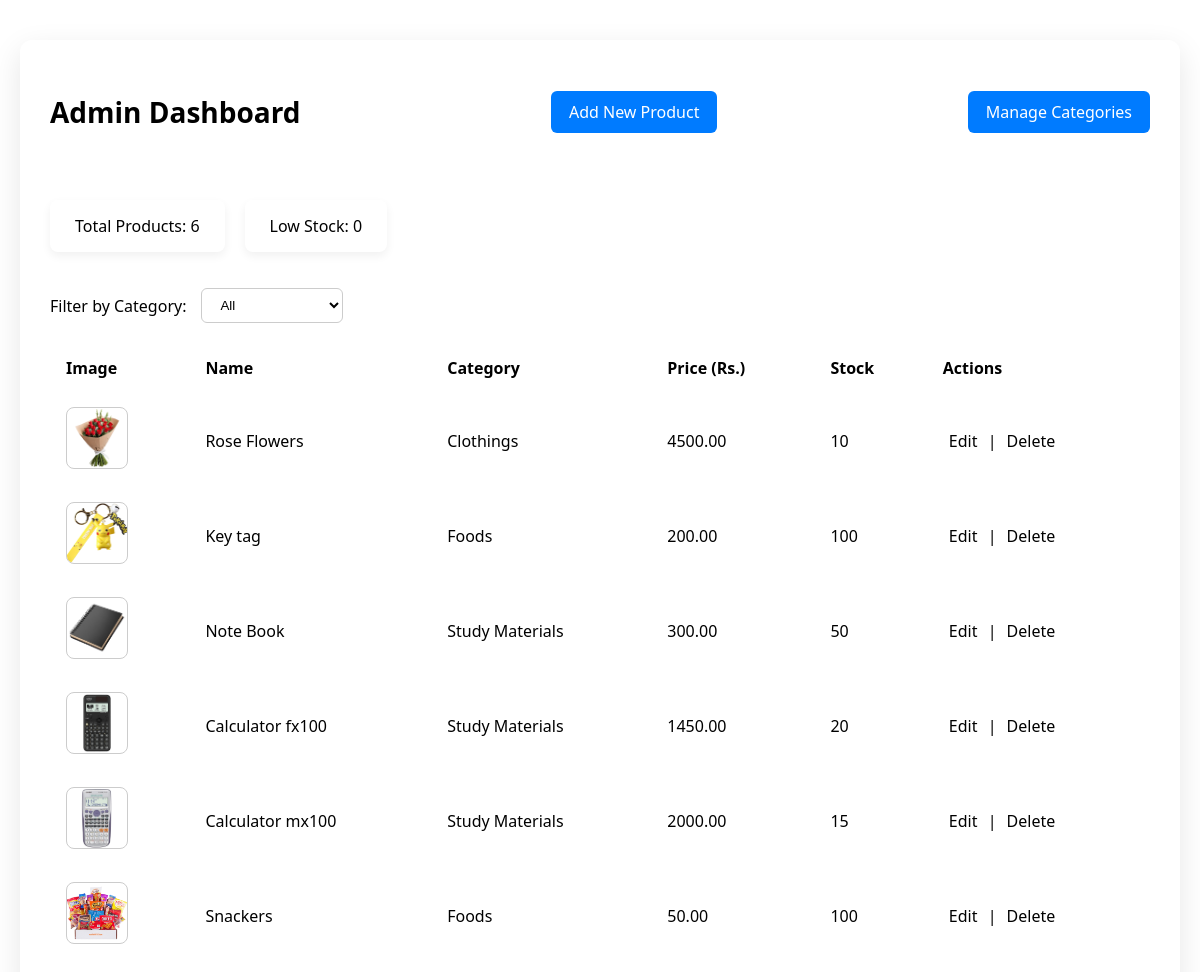
The page /admin/dashboard.php (signed in) on the database its author committed.
### tables this page shows
CREATE TABLE `products` (
  `id` int(11) NOT NULL,
  `name` varchar(100) NOT NULL,
  `category` varchar(50) NOT NULL,
  `description` text DEFAULT NULL,
  `price` decimal(10,2) NOT NULL,
  `image_path` varchar(255) DEFAULT NULL,
  `stock` int(11) DEFAULT 0
);

### admin/dashboard.php (the view, shortened to what this page needs)
<?php
require '../includes/db.php';
$filter = isset($_GET['category']) ? $_GET['category'] : '';
$query = $filter ?
    "SELECT * FROM products WHERE category = '$filter'" :
    "SELECT * FROM products";
$products = mysqli_query($conn, $query);
$total = mysqli_num_rows(mysqli_query($conn, "SELECT * FROM products"));
$lowStock = mysqli_num_rows(mysqli_query($conn, "SELECT * FROM products WHERE stock < 5"));
?>
<!DOCTYPE html>
<html>
<head>
  <link rel="stylesheet" href="../css/admin_style.css">
</head>
<body>
<div class="dashboard-container">
  <div class="dashboard-header">
    <h2>Admin Dashboard</h2>
    <a href="add_product.php" class="btn">Add New Product</a>
    <a href="manage_categories.php" class="btn">Manage Categories</a>
  </div>
  <div class="dashboard-stats">
    <p>Total Products: <?php echo $total; ?></p>
    <p>Low Stock: <?php echo $lowStock; ?></p>
  </div>
  <form method="GET" class="filter-form">
    <label>Filter by Category:</label>
    <select name="category" onchange="this.form.submit()">
      <option value="">All</option>
    </select>
  </form>
  <table class="product-table">
    <thead>
      <tr>
        <th>Image</th>
        <th>Name</th>
        <th>Category</th>
        <th>Price (Rs.)</th>
        <th>Stock</th>
        <th>Actions</th>
      </tr>
    </thead>
    <tbody>
      <?php while($row = mysqli_fetch_assoc($products)) { ?>
        <tr>
          <td><img src="../uploads/<?php echo $row['image_path']; ?>" alt="Product"></td>
          <td><?php echo $row['name']; ?></td>
          <td><?php echo $row['category']; ?></td>
          <td><?php echo $row['price']; ?></td>
          <td><?php echo $row['stock']; ?></td>
          <td class="actions">
            <a href="edit_product.php?id=<?php echo $row['id']; ?>">Edit</a> |
            <a href="delete_product.php?id=<?php echo $row['id']; ?>" onclick="return confirm('Delete this product?')">Delete</a>
          </td>
        </tr>
      <?php } ?>
    </tbody>
  </table>
</div>
</body>
</html>

### css/admin_style.css (style rules this page uses)
body { font-family: 'Segoe UI', sans-serif; background-color: var(--bg-color); color: var(--text-color); margin: 0; padding: 0; }
.dashboard-container { max-width: 1100px; margin: 40px auto; padding: 30px; background: var(--card-bg); border-radius: 12px; box-shadow: 0 10px 30px rgba(0, 0, 0, 0.1); }
.dashboard-header { display: flex; justify-content: space-between; align-items: center; margin-bottom: 30px; }
.dashboard-header h2 { font-size: 28px; font-weight: 600; }
.btn { background-color: var(--primary); color: rgb(0, 0, 0); padding: 10px 18px; border-radius: 8px; text-decoration: none; font-weight: 500; transition: 0.3s ease; }
.dashboard-stats { display: flex; gap: 20px; margin-bottom: 20px; }
.dashboard-stats p { background: var(--light-bg); padding: 15px 25px; border-radius: 8px; font-weight: 500; box-shadow: 0 4px 10px rgba(0, 0, 0, 0.06); }
.filter-form { margin: 20px 0; display: flex; align-items: center; gap: 15px; }
.filter-form label { font-weight: 500; }
.filter-form select { padding: 8px 14px; border-radius: 6px; border: 1px solid #ccc; background-color: var(--light-bg); color: var(--text-color); }
.product-table { width: 100%; border-collapse: collapse; margin-top: 20px; }
.product-table th, .product-table td { padding: 14px 16px; text-align: left; border-bottom: 1px solid var(--border-color); }
.product-table thead { background-color: var(--primary-light); color: var(--primary-dark-text); }
.product-table img { width: 60px; height: 60px; object-fit: cover; border-radius: 8px; border: 1px solid #ccc; }
.btn { display: inline-block; padding: 10px 18px; background-color: #007bff; color: white; text-decoration: none; border-radius: 6px; transition: background-color 0.3s ease; font-weight: 500; }
.actions a { color: var(--primary); margin: 0 6px; font-weight: 500; text-decoration: none; }

### rows shown on the page
products: image_path (picture), name "Rose Flowers", category "Clothings", price "4500.00", stock "10"
products: image_path (picture), name "Key tag", category "Foods", price "200.00", stock "100"
products: image_path (picture), name "Note Book", category "Study Materials", price "300.00", stock "50"
products: image_path (picture), name "Calculator fx100", category "Study Materials", price "1450.00", stock "20"
products: image_path (picture), name "Calculator mx100", category "Study Materials", price "2000.00", stock "15"
products: image_path (picture), name "Snackers", category "Foods", price "50.00", stock "100"

### other values the page prints
$total "6"
$lowStock "0"
